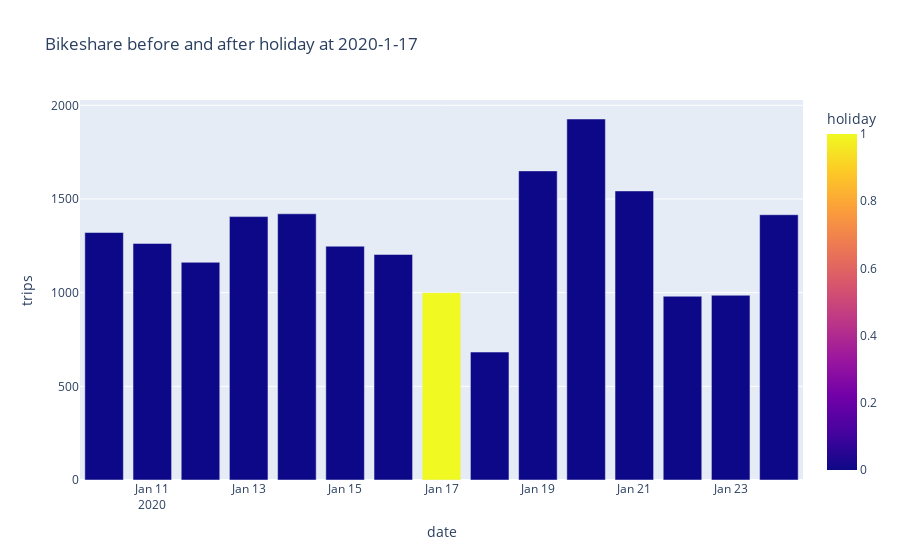
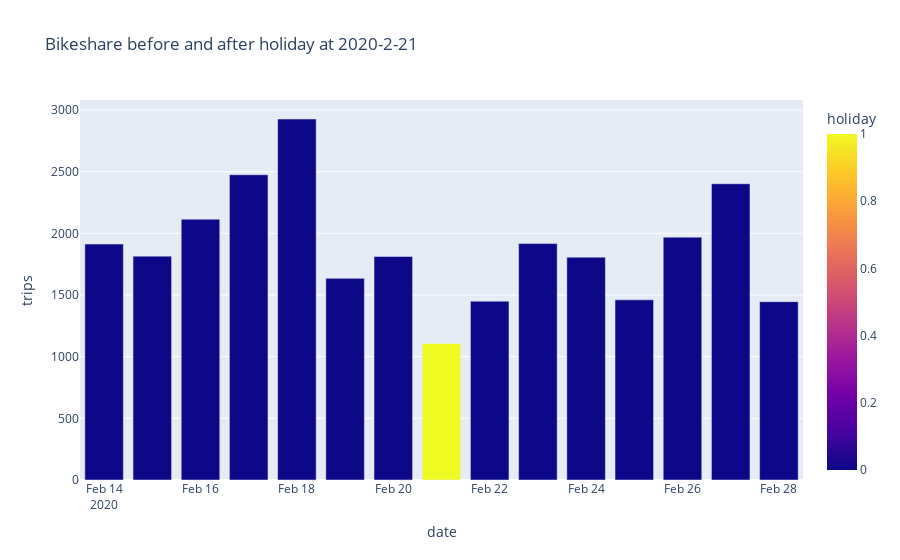

Source (notebook cell) for these figures, in order:
### Code cell
for row in df_2020[df_2020['holiday']==1].itertuples():
    fig = plot_compare_holiday(df_2020,row.Index)
    fig.show()

### Figure 1 — Plotly figure (JSON) as saved in the notebook; plotly's stock layout.template omitted (floating-point values rounded to 4 significant figures)
{"data": [{"alignmentgroup": "True", "hovertemplate": "date=%{x}<br>trips=%{y}<br>holiday=%{marker.color}<extra></extra>", "legendgroup": "", "marker": {"color": [0, 0, 0, 0, 0, 0, 0, 1, 0, 0, 0, 0, 0, 0, 0], "coloraxis": "coloraxis"}, "name": "", "offsetgroup": "", "orientation": "v", "showlegend": false, "textposition": "auto", "type": "bar", "x": ["2020-01-10T00:00:00", "2020-01-11T00:00:00", "2020-01-12T00:00:00", "2020-01-13T00:00:00", "2020-01-14T00:00:00", "2020-01-15T00:00:00", "2020-01-16T00:00:00", "2020-01-17T00:00:00", "2020-01-18T00:00:00", "2020-01-19T00:00:00", "2020-01-20T00:00:00", "2020-01-21T00:00:00", "2020-01-22T00:00:00", "2020-01-23T00:00:00", "2020-01-24T00:00:00"], "xaxis": "x", "y": [1321, 1263, 1162, 1406, 1421, 1248, 1204, 1000, 683, 1650, 1927, 1543, 981, 986, 1416], "yaxis": "y"}], "layout": {"barmode": "relative", "coloraxis": {"colorbar": {"title": {"text": "holiday"}}, "colorscale": [[0, "#0d0887"], [0.1111, "#46039f"], [0.2222, "#7201a8"], [0.3333, "#9c179e"], [0.4444, "#bd3786"], [0.5556, "#d8576b"], [0.6667, "#ed7953"], [0.7778, "#fb9f3a"], [0.8889, "#fdca26"], [1, "#f0f921"]]}, "legend": {"tracegroupgap": 0}, "title": {"text": "Bikeshare before and after holiday at 2020-1-17"}, "xaxis": {"anchor": "y", "domain": [0, 1], "title": {"text": "date"}}, "yaxis": {"anchor": "x", "domain": [0, 1], "title": {"text": "trips"}}}}

### Figure 2 — Plotly figure (JSON) as saved in the notebook; plotly's stock layout.template omitted (floating-point values rounded to 4 significant figures)
{"data": [{"alignmentgroup": "True", "hovertemplate": "date=%{x}<br>trips=%{y}<br>holiday=%{marker.color}<extra></extra>", "legendgroup": "", "marker": {"color": [0, 0, 0, 0, 0, 0, 0, 1, 0, 0, 0, 0, 0, 0, 0], "coloraxis": "coloraxis"}, "name": "", "offsetgroup": "", "orientation": "v", "showlegend": false, "textposition": "auto", "type": "bar", "x": ["2020-02-14T00:00:00", "2020-02-15T00:00:00", "2020-02-16T00:00:00", "2020-02-17T00:00:00", "2020-02-18T00:00:00", "2020-02-19T00:00:00", "2020-02-20T00:00:00", "2020-02-21T00:00:00", "2020-02-22T00:00:00", "2020-02-23T00:00:00", "2020-02-24T00:00:00", "2020-02-25T00:00:00", "2020-02-26T00:00:00", "2020-02-27T00:00:00", "2020-02-28T00:00:00"], "xaxis": "x", "y": [1913, 1815, 2115, 2475, 2927, 1635, 1812, 1107, 1450, 1917, 1807, 1461, 1969, 2402, 1446], "yaxis": "y"}], "layout": {"barmode": "relative", "coloraxis": {"colorbar": {"title": {"text": "holiday"}}, "colorscale": [[0, "#0d0887"], [0.1111, "#46039f"], [0.2222, "#7201a8"], [0.3333, "#9c179e"], [0.4444, "#bd3786"], [0.5556, "#d8576b"], [0.6667, "#ed7953"], [0.7778, "#fb9f3a"], [0.8889, "#fdca26"], [1, "#f0f921"]]}, "legend": {"tracegroupgap": 0}, "title": {"text": "Bikeshare before and after holiday at 2020-2-21"}, "xaxis": {"anchor": "y", "domain": [0, 1], "title": {"text": "date"}}, "yaxis": {"anchor": "x", "domain": [0, 1], "title": {"text": "trips"}}}}
